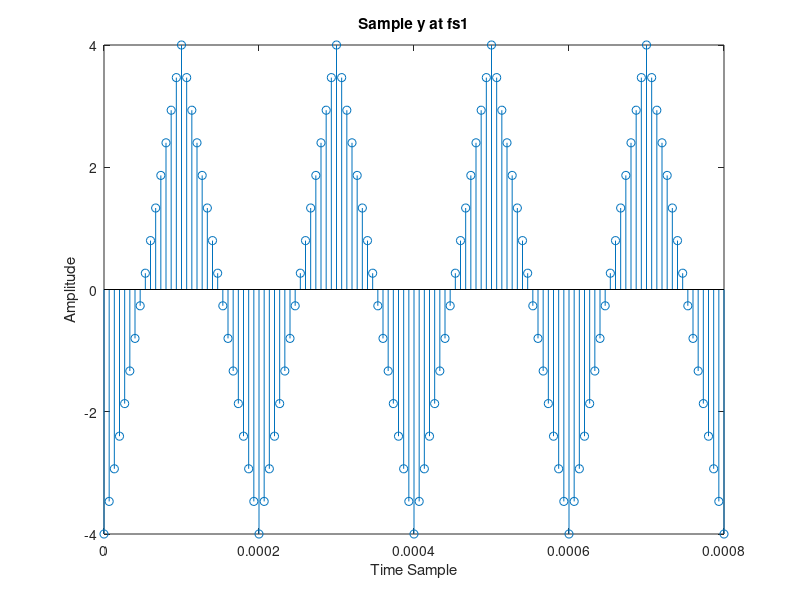
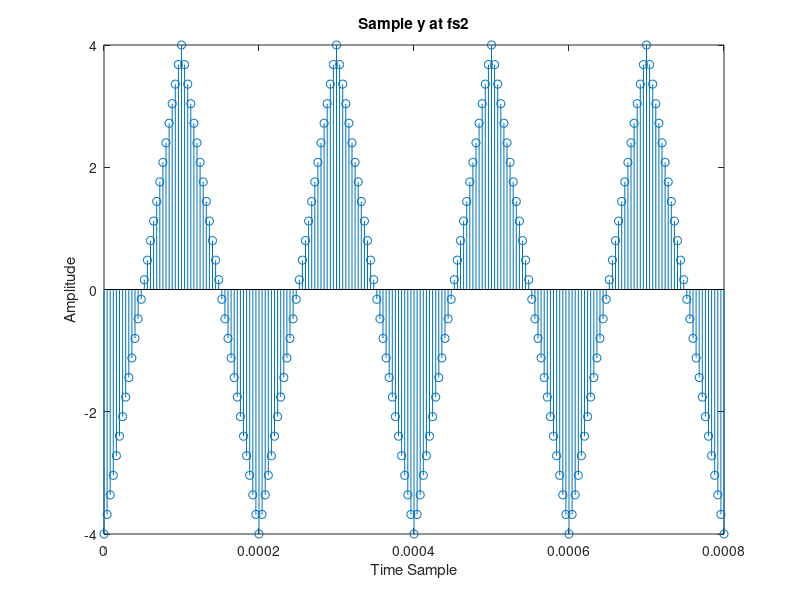
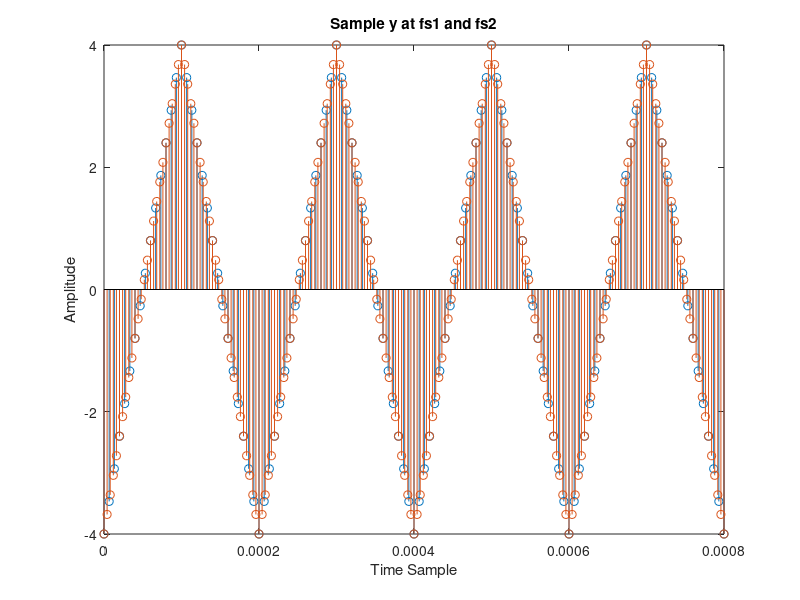
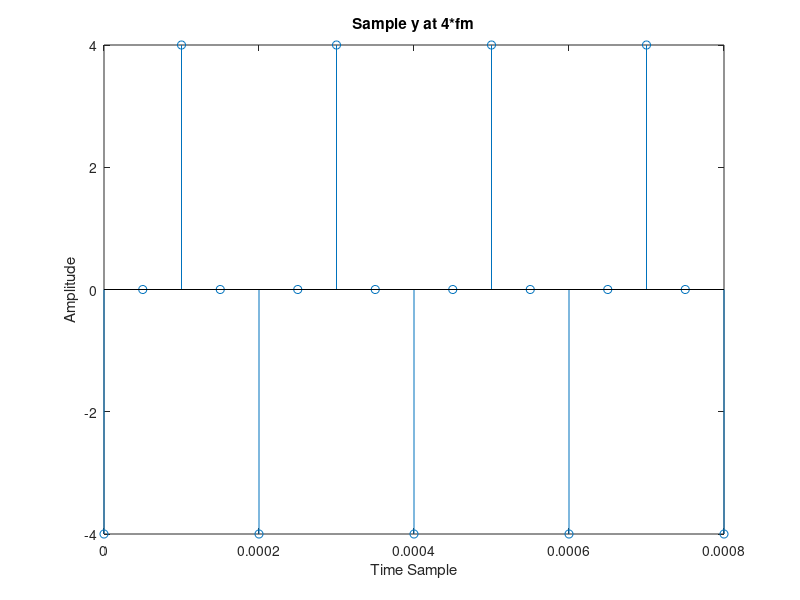

MATLAB code for these plots, in order: (Note: this script raises an error after producing the figures.)
%o kwdikas gia am 03119059
function thlep()

%ask 1

A = 4;
Ac=1;
fm = 5000;
Tm=1/fm;
fs1 = 150000;
Ts1=1/fs1;
fs2 = 250000;
Ts2=1/fs2;
fs3=4*fm;
Ts3=1/fs3;
L=1000;
Ad=1;


t = 0:0.0001:0.0008;
y = A*sawtooth(2*pi*fm*t,1/2);


t1=0:Ts1:4*Tm;
y1=A*sawtooth(2*pi*fm*t1,1/2);
figure (1)
stem(t1, y1)
title("Sample y at fs1")
xlabel("Time Sample");
ylabel("Amplitude");

t2=0:Ts2:4*Tm;
y2=A*sawtooth(2*pi*fm*t2,1/2);
figure (2)
stem(t2, y2)
title("Sample y at fs2")
xlabel("Time Sample");
ylabel("Amplitude");

figure(3)
stem(t1, y1)
hold on
stem(t2, y2)
title("Sample y at fs1 and fs2")
xlabel("Time Sample");
ylabel("Amplitude");
hold off

t3=0:Ts3:4*Tm;
y3=A*sawtooth(2*pi*fm*t3,1/2);
figure (4)
stem(t3, y3)
title("Sample y at 4*fm")
xlabel("Time Sample");
ylabel("Amplitude");


t = 0:0.00001:1-0.00001;
y = A*sawtooth(2*pi*fm*t,1/2);
Y=fft(y)/(length(y));
figure(5);
plot(abs(Y(2:end/2)))%abs->to metro, /2->einai symmetriko
title("Fourier Transform of y");
xlabel("Frequency(Hz)");
ylabel("Amplitude");

t=0:0.000001:0.0008;
z=Ac*sin(2*pi*fm*t);

t1=0:Ts1:4*Tm;
z1=Ac*sin(2*pi*fm*t1);
figure (6)
stem(t1, z1)
title("Sample z at fs1")
xlabel("Time Sample");
ylabel("Amplitude");

t2=0:Ts2:4*Tm;
z2=Ac*sin(2*pi*fm*t2);
figure (7)
stem(t2, z2)
title("Sample z at fs2")
xlabel("Time Sample");
ylabel("Amplitude");

figure(8)
stem(t1, z1)
hold on
stem(t2, z2)
title("Sample z at fs1 and fs2")
xlabel("Time Sample");
ylabel("Amplitude");
hold off

t3=0:Ts3:4*Tm;
z3=Ac*sin(2*pi*fm*t3);
figure (9)
stem(t3, z3)
title("Sample z at 4*fm")
xlabel("Time Sample");
ylabel("Amplitude");

t = 0:0.00001:1-0.00001;
z = Ac*sin(2*pi*fm*t);
Z=fft(z)/length(z);
figure(10);
plot(abs(Z(2:end/2)))
title("Fourier Transform of z");
xlabel("Frequency(Hz)");
ylabel("Amplitude");


t=0:0.000001:0.001;
help=Ad*sin(2*pi*(fm+L)*t);
z=Ac*sin(2*pi*fm*t);
q=help+z;

t1=0:Ts1:0.001;
help1=Ad*sin(2*pi*(fm+L)*t1);
z1=Ac*sin(2*pi*fm*t1);
q1=help1+z1;
figure (11)
stem(t1, q1)
title("Sample q at fs1")
xlabel("Time Sample");
ylabel("Amplitude");

t2=0:Ts2:0.001;
z2=Ac*sin(2*pi*fm*t2);
help2=Ad*sin(2*pi*(fm+L)*t2);
q2=help2+z2;
figure (12)
stem(t2, q2)
title("Sample q at fs2")
xlabel("Time Sample");
ylabel("Amplitude");

figure(13)
stem(t1, q1)
hold on
stem(t2, q2)
title("Sample q at fs1 and fs2")
xlabel("Time Sample");
ylabel("Amplitude");
hold off

t3=0:Ts3:0.001;
z3=Ac*sin(2*pi*fm*t3);
help3=Ad*sin(2*pi*(fm+L)*t3);
q3=help3+z3;
figure (14)
stem(t3, q3)
title("Sample q at 4*fm")
xlabel("Time Sample");
ylabel("Amplitude");


t = 0:0.00001:1-0.00001;
z = Ac*sin(2*pi*fm*t);
help=Ad*sin(2*pi*(fm+L)*t);
q=help+z;
Q=fft(q)/length(q);
figure(15);
plot(abs(Q(2:end/2)))
title("Fourier Transform of q");
xlabel("Frequency(Hz)");
ylabel("Amplitude");



%ask 2


R=5;
L=2^R;
ymax=4;
D=2*ymax/L;

t = 0:Ts1:4*Tm;
y = A*sawtooth(2*pi*fm*t,1/2);

partition=[-3.75:0.25:3.875];
codebook=[-3.875:0.25:4];
[index, quants]=quantiz(y, partition, codebook);


figure (16)
stem(t, quants)
title("y through mid riser")
xlabel("Time(s)")
ylabel("Amplitude")


h=uencode(quants, R, 4);
figure (17)
stem(t, h)
title("y through mid riser")
xlabel("Time(s)")
ylabel("Gray Code")
L = get(gca,'YTickLabel');
set(gca,'YTickLabel',cellfun(@(x) bin2gray(dec2bin(str2num(x))),L,'UniformOutput',false));

q=y-quants;
error_first10=q(1,1:10);
disp(error_first10)
error_first20=q(1, 1:20);
disp(error_first20)

P=rms(y);
disp(P);

%c
bitstream=[0 0 0 0 0,0 0 0 1 1,0 0 1 1 0,0 0 1 0 1,0 1 1 0 0,0 1 1 1 1,0 1 0 1 0,0 1 0 0 1,1 1 0 0 1,1 1 0 1 0,1 1 1 1 1,1 1 1 0 0,1 0 1 0 1,1 0 1 1 0,1 0 0 1 1,1 0 0 0 0,   1 0 0 1 1,1 0 1 1 0,1 0 1 0 1,1 1 1 0 0,1 1 1 1 1,1 1 0 1 0,1 1 0 0 1,0 1 0 0 1,0 1 0 1 0,0 1 1 1 1, 0 1 1 0 0, 0 0 1 0 1,0 0 1 1 0,0 0 0 1 1 ];
%vlepw apo to figure 17 gia thn prwth periodo se poio epipedo
%antistoixei kathe deigma kai metatrepw ayton ton arithmo ston antistoiho
%gray
figure(18)
PRZ(bitstream, fm/1000);%vrisketai sto telos tou programmatos
xlabel('Bit');
ylabel('Amplitude(V)');
hold off




%ask3
%a
x=randi([0 1], 36, 1);
disp(x');
N = length(x);
Tb = 0.25;   
nb = 100;   % Digital signal per bit
digit = []; 
for n = 1:1:N    
    if x(n) == 1;   
       sig = ones(1,nb);
    else x(n) == 0;
        sig = -ones(1,nb);
    end
     digit = [digit sig];
end
t1=Tb/nb:Tb/nb:N*(Tb);   % Time period 
figure(19);
plot(t1,digit,'lineWidth',2.5);
grid on;
axis([0 Tb*N -1.5 1.5]);
xlabel('Time(s)');
ylabel('Amplitude(V)');
title('Digital Input Signal');
 
Ac = 1;      
br = 1/Tb;    
Fc = 1; 


%BPSK
Pc1 = 0;      % Carrier phase for binary input '1'
Pc2 = pi;     % Carrier phase for binary input '0'
t2 = 0:Tb/nb:Tb-Tb/nb;   % Signal time                 
mod = [];
for (i = 1:1:N)
    if (x(i)==1)
        y = Ac*cos(2*pi*Fc*t2+Pc1);   % Modulation signal with carrier signal 1
    else
        y = Ac*cos(2*pi*Fc*t2+Pc2);   % Modulation signal with carrier signal 2
    end
    mod=[mod y];
end
t3=Tb/nb:Tb/nb:Tb*N;   % Time period
figure(20)
plot(t3,mod);
xlabel('Time(s)');
ylabel('Amplitude(V)');
title('BPSK Modulated Signal');



%QPSK
Pc1 = 0;     
Pc2 = pi/2;
Pc3=3*pi/2;
Pc4=pi;
t2 = 2*Tb/nb:2*Tb/(nb):2*Tb;   % Signal time                 
mod = [];
for (i = 1:2:N-1)
    if (x(i)==0&& x(i+1)==0)
        y = Ac*cos(2*pi*Fc*t2+Pc1);   
    elseif(x(i)==0&&x(i+1)==1)
        y = Ac*cos(2*pi*Fc*t2+Pc4);   
    elseif(x(i)==1&&x(i+1)==1)
        y = Ac*cos(2*pi*Fc*t2+Pc3); 
    else
        y = Ac*cos(2*pi*Fc*t2+Pc2); 
    end
    mod=[mod y];
end
t3=2*Tb/nb:2*Tb/nb:Tb*N;   % Time period
figure(21)
plot(t3,mod);
xlabel('Time(s)');
ylabel('Amplitude(V)');
title('QPSK Modulated Signal');




%8-PSK
Pc1 = 0;     
Pc2 = pi/4;
Pc3=2*pi/4;
Pc4=3*pi/4;
Pc5=pi;
Pc6=5*pi/4;
Pc7=6*pi/4;
Pc8=7*pi/4;
t2 = 3*Tb/(nb):3*Tb/(nb):3*Tb;   % Signal time                 
mod = [];
for (i = 1:3:N-2)
    if (x(i)==0&& x(i+1)==0&&x(i+2)==0)
        y = Ac*cos(2*pi*Fc*t2+Pc1);   
    elseif(x(i)==0&&x(i+1)==0&&x(i+2)==1)
        y = Ac*cos(2*pi*Fc*t2+Pc2);   
    elseif(x(i)==0&&x(i+1)==1&&x(i+2)==1)
        y = Ac*cos(2*pi*Fc*t2+Pc3); 
    elseif(x(i)==0&&x(i+1)==1&&x(i+2)==0)
        y = Ac*cos(2*pi*Fc*t2+Pc4); 
    elseif(x(i)==1&&x(i+1)==1&&x(i+2)==0)
        y = Ac*cos(2*pi*Fc*t2+Pc5); 
    elseif(x(i)==1&&x(i+1)==1&&x(i+2)==1)
        y = Ac*cos(2*pi*Fc*t2+Pc6); 
    elseif(x(i)==1&&x(i+1)==0&&x(i+2)==1)
        y = Ac*cos(2*pi*Fc*t2+Pc7);   
    else
        y = Ac*cos(2*pi*Fc*t2+Pc8); 
    end
    mod=[mod y];
end
t3=3*Tb/nb:3*Tb/nb:Tb*N;   % Time period
figure(22)
plot(t3,mod);
xlabel('Time(s)');
ylabel('Amplitude(V)');
title('8-PSK Modulated Signal');



%b
A=5;
ypam=A*digit;
t=Tb/nb:Tb/nb:N*Tb;
figure(23)
title('PAM Waveform');
plot(t,ypam,'lineWidth',2.5);
xlabel('Time');
ylabel('Amplitude');
ylim([-A-0.2 A+0.2])


%c

scatterplot(ypam);
grid on


%d
k=1;
EbN_ratio1=5;
EbN_ratio2=15;
snr1=EbN_ratio1+10*log(k);
snr2=EbN_ratio2+10*log(k);
awgnchan1 = comm.AWGNChannel('NoiseMethod','Signal to noise ratio (SNR)','SNR', snr1);
out1=awgnchan1(ypam);
awgnchan2 = comm.AWGNChannel('NoiseMethod','Signal to noise ratio (SNR)','SNR', snr2);
out2=awgnchan2(ypam);


figure(24)
subplot(3,1,1)
plot(t1, ypam)
xlabel('Time(s)');
ylabel('Amplitude(V)');
title('B- PAM without noise');
subplot(3, 1,2)
plot(t1, out1)
xlabel('Time(s)');
ylabel('Amplitude(V)');
title('B-PAM with Eb/N0=5(dB)');
subplot(3, 1, 3)
plot(t1, out2)
xlabel('Time(s)');
ylabel('Amplitude(V)');
title('B-PAM with Eb/N0=15(dB)');



%e
snr1=EbN_ratio1+3+10*log(k);
awgnchan1 = comm.AWGNChannel('NoiseMethod','Signal to noise ratio (SNR)','SNR', snr1);
out1 = awgnchan1(ypam);
scatterplot(out1)
snr2=EbN_ratio2+3+10*log(k);
awgnchan2 = comm.AWGNChannel('NoiseMethod','Signal to noise ratio (SNR)','SNR', snr2);
out2 = awgnchan2(ypam);
scatterplot(out2)


%st
%the estimated BER
N = 10^6; % number of bits or symbols
ip = rand(1,N)>0.5; % generating 0,1 with equal probability
s = 2*ip-1; % 2-PAM modulation 0 -> -1; 1 -> 1
Eb_N0_dB = [0:1:15]; 
for ii = 1:length(Eb_N0_dB)
awgn = 1/sqrt(2)*[randn(1,N) + 1i*randn(1,N)];% AWGN with variance (power) 1
y = s + 10^(-Eb_N0_dB(ii)/20)*awgn; %Pass the modulated signal through an AWGN channel
ipHat = real(y)>0;%Demodulate the received signal.
nErr(ii) = size(find([ip- ipHat]), 2); % counting the errors
end
simBer = nErr/N;

berTheory = berawgn(Eb_N0_dB,'pam',2);

figure(25)
semilogy(Eb_N0_dB,simBer,'*')
hold on
semilogy(Eb_N0_dB,berTheory)
grid
legend('Estimated BER','Theoretical BER')
xlabel('Eb/No (dB)')
ylabel('Bit Error Rate')



%ask4

%a
A=1;
Tb=0.25;
Ebit=Tb*A^2;
mod=comm.QPSKModulator('PhaseOffset',pi/4,'BitInput',true, ...
    'SymbolMapping', 'Gray'); % mod(x) to diamorfomeno kata qpsk
constDiagram0 = comm.ConstellationDiagram('Title','QPSK Constellation', 'ShowReferenceConstellation',...
 false, 'XLimits',[-1.5*sqrt(Ebit) 1.5*sqrt(Ebit)], ...
'YLimits',[-1.5*sqrt(Ebit) 1.5*sqrt(Ebit)]);


constDiagram0(mod(x))

    

%b prepei na trexei xehorista gia na fanoun ta diagrammata asterismon
k = 2; %bits per symbol - QPSK
EbN_ratio1=5; %Energy of bit to No ratio (dB)
EbN_ratio2=15; %Energy of bit to No ratio (dB)

awgnchan1 = comm.AWGNChannel('NoiseMethod','Signal to noise ratio (Eb/No)','EbNo', EbN_ratio1,...
'BitsPerSymbol',k); %AWGN Noise1
awgnchan2 = comm.AWGNChannel('NoiseMethod','Signal to noise ratio (Eb/No)','EbNo', EbN_ratio2,...
'BitsPerSymbol', k); %AWGN Noise2

out1 = awgnchan1(mod(x));
out2 = awgnchan2(mod(x));
constDiagram1 = comm.ConstellationDiagram('Title','QPSK Constellation with Eb/N0=5dB', 'ShowReferenceConstellation',...
 false);
constDiagram1(out1);
constDiagram2 = comm.ConstellationDiagram('Title','QPSK Constellation with Eb/N0=15dB', 'ShowReferenceConstellation',...
 false);
constDiagram2(out2);


%c

l=100000;
snrdb=1:1:15;
snrlin=10.^(snrdb/10);%den thelw se db
for n=1:1:15
    si=2*(round(rand(1,l))-0.5);                      
    sq=2*(round(rand(1,l))-0.5);                                    
    s=si+j*sq;      
    awgnchan = comm.AWGNChannel('NoiseMethod','Signal to noise ratio (SNR)','SNR', n);
    w=awgnchan(s);
    r=w;                                           
    si_=sign(real(r));                                
    sq_=sign(imag(r));                               
    ber1=(l-sum(si==si_))/l;                          
    ber2=(l-sum(sq==sq_))/l;                          
    ber(n)=mean([ber1 ber2]);                         
end

tber=0.5.*erfc(sqrt(snrlin));
figure(26)
semilogy(snrdb,ber,'-bo',snrdb,tber,'-mh')
title('QPSK with awgn');
legend('Estimated BER','Theoretical BER')
xlabel('Signal to noise ratio');
ylabel('Bit error rate');      
grid on;




%ask5

%a
Fs=44100;
[y, Fs]=audioread('soundfile2_lab2.wav');
Ts=1/Fs;
ly=size(y);
dt=1./Fs;
t=(0:ly-1)*dt;
figure(27)
plot(t, y)
xlabel('Time(s)')
ylabel('Amplitude')
title('Audio Signal')


%b
R=8;
L=2^R;
max_value = max(y);
min_value = min(y);
D = (max_value - min_value)/L; %quantizing step
partition = min_value:D:max_value;
codebook = min_value-D:D:max_value;
[index, quants]=quantiz(y, partition, codebook);


figure (28)
stem(t, quants)
title("Audio signal through mid riser")
xlabel("Time(s)")
ylabel("Amplitude")


h=uencode(quants, R, 4);
figure (29)
stem(t, h)
title("Audio signal through mid riser")
xlabel("Time(s)")
ylabel("Gray Code")
L = get(gca,'YTickLabel');
set(gca,'YTickLabel',cellfun(@(x) bin2gray(dec2bin(str2num(x))),L,'UniformOutput',false));


end



function g=bin2gray(b)
g(1)=b(1);
for i=2: length(b);
    x=xor(str2num(b(i-1)), str2num(b(i)));
    g(i)=num2str(x);
end
end




function PRZ(h, fm)
clf;
n=1;
l=length(h);
h(l+1)=1;
while n<=length(h)-1;
    t=n-1:0.001:n;
if h(n) == 0
    if h(n+1)==0  
        y=fm*(-(t<n-0.5)-(t==n));
    else
        y=fm*(-(t<n-0.5)+(t==n));
    end
    plot(t,y,'b');grid on;
    title('Line code POLAR RZ');
    hold on;
    axis([0 length(h)-1 -(fm+1) (fm+1)]);
else
    if h(n+1)==0
        y=fm*((t<n-0.5)-1*(t==n));
    else
        y=fm*((t<n-0.5)+1*(t==n));
    end
    plot(t,y,'b');grid on;
     title('Line code POLAR RZ');
    hold on;
    axis([0 length(h)-1 -(fm+1) (fm+1)]);
end
n=n+1;
end
end



